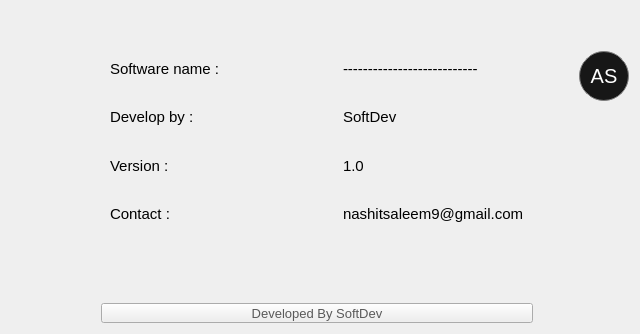
                <widget class="QWidget" name="About_page">
                 <layout class="QGridLayout" name="gridLayout_49">
                  <item row="3" column="2">
                   <widget class="QPushButton" name="developed_by_softdev_pushButton_6">
                    <property name="sizePolicy">
                     <sizepolicy hsizetype="Minimum" vsizetype="Fixed">
                      <horstretch>0</horstretch>
                      <verstretch>0</verstretch>
                     </sizepolicy>
                    </property>
                    <property name="minimumSize">
                     <size>
                      <width>140</width>
                      <height>20</height>
                     </size>
                    </property>
                    <property name="maximumSize">
                     <size>
                      <width>16777215</width>
                      <height>20</height>
                     </size>
                    </property>
                    <property name="font">
                     <font>
                      <pointsize>10</pointsize>
                     </font>
                    </property>
                    <property name="cursor">
                     <cursorShape>PointingHandCursor</cursorShape>
                    </property>
                    <property name="styleSheet">
                     <string notr="true">color: #595959;
background:none;
</string>
                    </property>
                    <property name="text">
                     <string>Developed By SoftDev</string>
                    </property>
                   </widget>
                  </item>
                  <item row="0" column="2" rowspan="3">
                   <layout class="QVBoxLayout" name="verticalLayout_43">
                    <item>
                     <spacer name="verticalSpacer_124">
                      <property name="orientation">
                       <enum>Qt::Vertical</enum>
                      </property>
                      <property name="sizeHint" stdset="0">
                       <size>
                        <width>20</width>
                        <height>40</height>
                       </size>
                      </property>
                     </spacer>
                    </item>
                    <item>
                     <layout class="QHBoxLayout" name="horizontalLayout_19">
                      <item>
                       <widget class="QWidget" name="widget_7" native="true">
                        <property name="maximumSize">
                         <size>
                          <width>157</width>
                          <height>206</height>
                         </size>
                        </property>
                        <layout class="QGridLayout" name="gridLayout_38">
                         <item row="0" column="0">
                          <layout class="QVBoxLayout" name="verticalLayout_11">
                           <item>
                            <widget class="QLabel" name="software_name_label">
                             <property name="font">
                              <font>
                               <pointsize>11</pointsize>
                              </font>
                             </property>
                             <property name="text">
                              <string>Software name :</string>
                             </property>
                            </widget>
                           </item>
                           <item>
                            <spacer name="verticalSpacer_41">
                             <property name="orientation">
                              <enum>Qt::Vertical</enum>
                             </property>
                             <property name="sizeType">
                              <enum>QSizePolicy::Preferred</enum>
                             </property>
                             <property name="sizeHint" stdset="0">
                              <size>
                               <width>20</width>
                               <height>40</height>
                              </size>
                             </property>
                            </spacer>
                           </item>
                           <item>
                            <widget class="QLabel" name="develop_by_label">
                             <property name="font">
                              <font>
                               <pointsize>11</pointsize>
                              </font>
                             </property>
                             <property name="text">
                              <string>Develop by :</string>
                             </property>
                            </widget>
                           </item>
                           <item>
                            <spacer name="verticalSpacer_40">
                             <property name="orientation">
                              <enum>Qt::Vertical</enum>
                             </property>
                             <property name="sizeType">
                              <enum>QSizePolicy::Preferred</enum>
                             </property>
                             <property name="sizeHint" stdset="0">
                              <size>
                               <width>20</width>
                               <height>40</height>
                              </size>
                             </property>
                            </spacer>
                           </item>
                           <item>
                            <widget class="QLabel" name="version_label">
                             <property name="font">
                              <font>
                               <pointsize>11</pointsize>
                              </font>
                             </property>
                             <property name="text">
                              <string>Version :</string>
                             </property>
                            </widget>
                           </item>
                           <item>
                            <spacer name="verticalSpacer_44">
                             <property name="orientation">
                              <enum>Qt::Vertical</enum>
                             </property>
                             <property name="sizeType">
                              <enum>QSizePolicy::Preferred</enum>
                             </property>
                             <property name="sizeHint" stdset="0">
                              <size>
                               <width>20</width>
                               <height>40</height>
                              </size>
                             </property>
                            </spacer>
                           </item>
                           <item>
                            <widget class="QLabel" name="contact_label">
                             <property name="font">
                              <font>
                               <pointsize>11</pointsize>
                              </font>
                             </property>
                             <property name="text">
                              <string>Contact :</string>
                             </property>
                            </widget>
                           </item>
                           <item>
                            <spacer name="verticalSpacer_54">
                             <property name="orientation">
                              <enum>Qt::Vertical</enum>
                             </property>
                             <property name="sizeType">
                              <enum>QSizePolicy::Preferred</enum>
                             </property>
                             <property name="sizeHint" stdset="0">
                              <size>
                               <width>20</width>
                               <height>40</height>
                              </size>
                             </property>
                            </spacer>
                           </item>
                          </layout>
                         </item>
                        </layout>
                       </widget>
                      </item>
                      <item>
                       <spacer name="horizontalSpacer_56">
                        <property name="orientation">
                         <enum>Qt::Horizontal</enum>
                        </property>
                        <property name="sizeType">
                         <enum>QSizePolicy::Minimum</enum>
                        </property>
                        <property name="sizeHint" stdset="0">
                         <size>
                          <width>99</width>
                          <height>20</height>
                         </size>
                        </property>
                       </spacer>
                      </item>
                      <item>
                       <widget class="QWidget" name="widget_8" native="true">
                        <property name="maximumSize">
                         <size>
                          <width>238</width>
                          <height>206</height>
                         </size>
                        </property>
                        <layout class="QGridLayout" name="gridLayout_39">
                         <item row="0" column="0">
                          <layout class="QVBoxLayout" name="verticalLayout_33">
                           <item>
                            <widget class="QLabel" name="smt_design_label">
                             <property name="font">
                              <font>
                               <pointsize>11</pointsize>
                              </font>
                             </property>
                             <property name="text">
                              <string>---------------------------</string>
                             </property>
                            </widget>
                           </item>
                           <item>
                            <spacer name="verticalSpacer_55">
                             <property name="orientation">
                              <enum>Qt::Vertical</enum>
                             </property>
                             <property name="sizeType">
                              <enum>QSizePolicy::Preferred</enum>
                             </property>
                             <property name="sizeHint" stdset="0">
                              <size>
                               <width>20</width>
                               <height>40</height>
                              </size>
                             </property>
                            </spacer>
                           </item>
                           <item>
                            <widget class="QLabel" name="sofdev_label">
                             <property name="font">
                              <font>
                               <pointsize>11</pointsize>
                              </font>
                             </property>
                             <property name="text">
                              <string>SoftDev</string>
                             </property>
                            </widget>
                           </item>
                           <item>
                            <spacer name="verticalSpacer_56">
                             <property name="orientation">
                              <enum>Qt::Vertical</enum>
                             </property>
                             <property name="sizeType">
                              <enum>QSizePolicy::Preferred</enum>
                             </property>
                             <property name="sizeHint" stdset="0">
                              <size>
                               <width>20</width>
                               <height>40</height>
                              </size>
                             </property>
                            </spacer>
                           </item>
                           <item>
                            <widget class="QLabel" name="version_label_2">
                             <property name="font">
                              <font>
                               <pointsize>11</pointsize>
                              </font>
                             </property>
                             <property name="text">
                              <string>1.0</string>
                             </property>
                            </widget>
                           </item>
                           <item>
                            <spacer name="verticalSpacer_60">
                             <property name="orientation">
                              <enum>Qt::Vertical</enum>
                             </property>
                             <property name="sizeType">
                              <enum>QSizePolicy::Preferred</enum>
                             </property>
                             <property name="sizeHint" stdset="0">
                              <size>
                               <width>20</width>
                               <height>40</height>
                              </size>
                             </property>
                            </spacer>
                           </item>
                           <item>
                            <widget class="QLabel" name="gmail_label">
                             <property name="font">
                              <font>
                               <pointsize>11</pointsize>
                              </font>
                             </property>
                             <property name="text">
                              <string>nashitsaleem9@gmail.com</string>
                             </property>
                            </widget>
                           </item>
                           <item>
                            <spacer name="verticalSpacer_63">
                             <property name="orientation">
                              <enum>Qt::Vertical</enum>
                             </property>
                             <property name="sizeType">
                              <enum>QSizePolicy::Preferred</enum>
                             </property>
                             <property name="sizeHint" stdset="0">
                              <size>
                               <width>20</width>
                               <height>40</height>
                              </size>
                             </property>
                            </spacer>
                           </item>
                          </layout>
                         </item>
                        </layout>
                       </widget>
                      </item>
                     </layout>
                    </item>
                    <item>
                     <spacer name="verticalSpacer_92">
                      <property name="orientation">
                       <enum>Qt::Vertical</enum>
                      </property>
                      <property name="sizeHint" stdset="0">
                       <size>
                        <width>20</width>
                        <height>40</height>
                       </size>
                      </property>
                     </spacer>
                    </item>
                   </layout>
                  </item>
                  <item row="0" column="4" rowspan="3">
                   <layout class="QVBoxLayout" name="verticalLayout_42">
                    <item>
                     <spacer name="verticalSpacer_52">
                      <property name="orientation">
                       <enum>Qt::Vertical</enum>
                      </property>
                      <property name="sizeType">
                       <enum>QSizePolicy::Preferred</enum>
                      </property>
                      <property name="sizeHint" stdset="0">
                       <size>
                        <width>20</width>
                        <height>40</height>
                       </size>
                      </property>
                     </spacer>
                    </item>
                    <item>
                     <widget class="QPushButton" name="usermenu_pushButton_7">
                      <property name="minimumSize">
                       <size>
                        <width>50</width>
                        <height>50</height>
                       </size>
                      </property>
                      <property name="maximumSize">
                       <size>
                        <width>50</width>
                        <height>50</height>
                       </size>
                      </property>
                      <property name="font">
                       <font>
                        <pointsize>15</pointsize>
                       </font>
                      </property>
                      <property name="cursor">
                       <cursorShape>PointingHandCursor</cursorShape>
                      </property>
                      <property name="styleSheet">
                       <string notr="true">QPushButton {
    color: white;
    background-color:#171717;
    border: 1px solid grey;
    border-radius: 25px; 
}

QPushButton:hover {
    border: 2px solid rgb(83, 83, 83); /* Change border color on hover */
    background-color:#171717;
   
}
</string>
                      </property>
                      <property name="text">
                       <string>AS</string>
                      </property>
                     </widget>
                    </item>
                    <item>
                     <spacer name="verticalSpacer_110">
                      <property name="orientation">
                       <enum>Qt::Vertical</enum>
                      </property>
                      <property name="sizeType">
                       <enum>QSizePolicy::Expanding</enum>
                      </property>
                      <property name="sizeHint" stdset="0">
                       <size>
                        <width>20</width>
                        <height>94</height>
                       </size>
                      </property>
                     </spacer>
                    </item>
                   </layout>
                  </item>
                  <item row="1" column="3">
                   <spacer name="horizontalSpacer_93">
                    <property name="orientation">
                     <enum>Qt::Horizontal</enum>
                    </property>
                    <property name="sizeHint" stdset="0">
                     <size>
                      <width>40</width>
                      <height>20</height>
                     </size>
                    </property>
                   </spacer>
                  </item>
                  <item row="1" column="0">
                   <spacer name="horizontalSpacer_51">
                    <property name="orientation">
                     <enum>Qt::Horizontal</enum>
                    </property>
                    <property name="sizeHint" stdset="0">
                     <size>
                      <width>40</width>
                      <height>20</height>
                     </size>
                    </property>
                   </spacer>
                  </item>
                  <item row="1" column="1">
                   <spacer name="horizontalSpacer_55">
                    <property name="orientation">
                     <enum>Qt::Horizontal</enum>
                    </property>
                    <property name="sizeType">
                     <enum>QSizePolicy::Fixed</enum>
                    </property>
                    <property name="sizeHint" stdset="0">
                     <size>
                      <width>50</width>
                      <height>20</height>
                     </size>
                    </property>
                   </spacer>
                  </item>
                 </layout>
                </widget>
